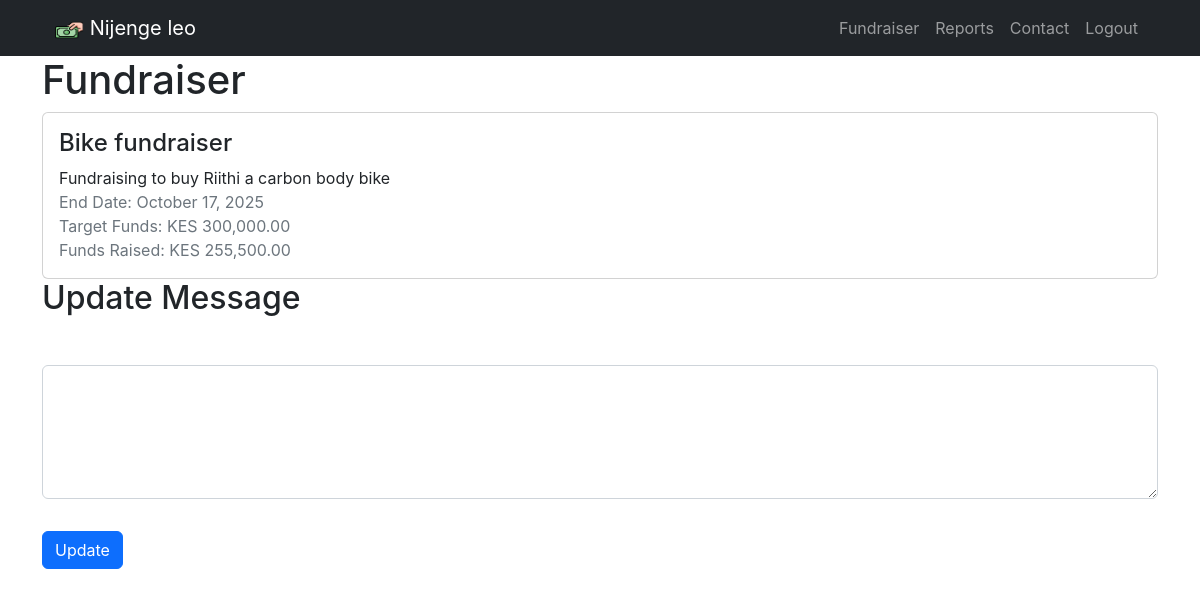
/fundraiser (signed in), run on the app's committed database.
### models.py (models this page shows, shortened)
class Fundraiser(db.Model):
    id = db.Column(db.Integer, primary_key=True)
    user_id = db.Column(db.Integer, db.ForeignKey("user.id"), nullable=False)
    name = db.Column(db.String, nullable=False)
    description = db.Column(db.String)
    end_date = db.Column(db.DateTime, nullable=False)
    target_funds = db.Column(db.Integer, nullable=False)
    user = db.relationship("User", backref=db.backref("fundraisers", lazy=True))
    @property
    def funds_raised(self):
        total = (
            db.session.query(func.sum(Contribution.amount))
            .filter_by(fundraiser_id=self.id)
            .scalar()
        )
        return total or 0

### app.py (the view)
@app.route("/fundraiser", methods=["GET", "POST"])
@login_required  # Decorator to check for login status
def fundraiser():
    if has_active_fundraiser():
        user_fundraiser = Fundraiser.query.filter_by(user_id=g.user.id).first()
        if user_fundraiser is not None:
            print("Fundraiser ID:", user_fundraiser.id)  # Print the fundraiser ID
            return render_template(
                "fundraiser_success.html",
                fundraiser_id=user_fundraiser.id,
                fundraiser=user_fundraiser,
            )
        else:
            return "No active fundraiser found for the user"
    else:
        return create_fundraiser()

### app.py (called while the page is built)
@app.template_filter("currency_format")
def currency_format(value):
    formatted_value = f"KES {value:,.2f}"  # Format as KES with thousands separator and 2 decimal places
    return formatted_value

### models.py (called while the page is built)
def login_required(func):
    @wraps(func)
    def decorated_function(*args, **kwargs):
        if 'user_id' not in session:
            return redirect(url_for('login'))
        g.user = User.query.get(session['user_id'])  # Retrieve user information
        return func(*args, **kwargs)
    return decorated_function

def has_active_fundraiser():
    if "user_id" in session:  # Ensure user is logged in
        user_fundraiser = Fundraiser.query.filter_by(user_id=session["user_id"]).first()
        if user_fundraiser:
            return user_fundraiser.id
    return None

### templates/fundraiser_success.html (shortened to what this page needs)
{% extends "layout.html" %}
{% block content %}
<link rel="stylesheet" href="https://cdnjs.cloudflare.com/ajax/libs/toastr.js/latest/toastr.min.css">
<div class="container">
  <h1>Fundraiser</h1>
  <div class="card">
    <div class="card-body">
      <h4 class="card-title">{{ fundraiser.name }}</h4>
      <p class="card-text">{{ fundraiser.description }}</p>
      <p class="text-muted">
        End Date: {{ fundraiser.end_date.strftime("%B %d, %Y") }}<br>
        Target Funds: {{ fundraiser.target_funds | currency_format }}<br>
        Funds Raised: <span id="funds-raised">{{ fundraiser.funds_raised | currency_format }}</span>
      </p>
    </div>
  </div>
  <h2>Update Message</h2>
  <form method="POST" action="/fundraiser_success/{{ fundraiser.id }}">
    <div class="form-group">
        <label for="message"></label><textarea class="form-control" id="message" name="message" rows="5"></textarea>
    </div>
    <button id="update-button" type="submit" class="btn btn-primary">Update</button>
  </form>
</div>
{% endblock %}

### data on the page
Fundraiser: name "Bike fundraiser", description "Fundraising to buy Riithi a carbon body bike", end_date "October 17, 2025", target_funds "KES 300,000.00"

### other printed values
{{ fundraiser.funds_raised | currency_format }} "KES 255,500.00"
